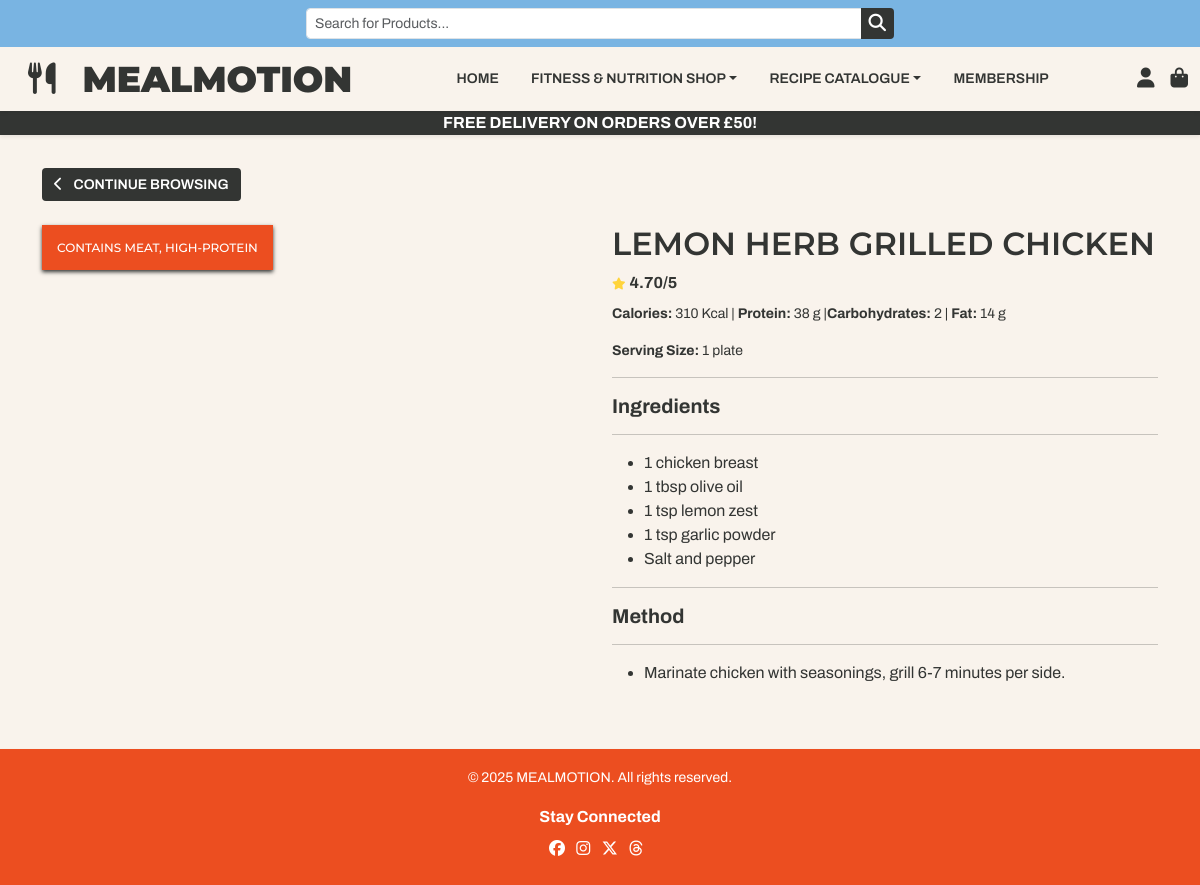
Page /recipes/1/ on the committed database.
### recipes/models.py (models this page shows, shortened)
class Category(models.Model):
    class Meta:
        verbose_name_plural = 'Categories'
    name = models.CharField(max_length=255)
    friendly_name = models.CharField(max_length=255, null=True, blank=True)

class Recipe(models.Model):
    name = models.CharField(max_length=255)
    categories = models.ManyToManyField(
        'Category', blank=True, related_name='recipes'
    )
    serving_size = models.CharField(max_length=50, blank=True)
    ingredients = models.JSONField()
    nutritional_value = models.JSONField()
    rating = models.DecimalField(max_digits=4, decimal_places=2)
    image = models.ImageField('image', null=True, blank=True)
    image_url = models.URLField(max_length=1024, null=True, blank=True)
    instructions = models.TextField()

### recipes/views.py (the view)
# urls.py: path('<recipe_id>/', views.recipe_details, name='recipe_details'),
def recipe_details(request, recipe_id):
    recipe = get_object_or_404(Recipe, pk=recipe_id)
    context = {
        'recipe': recipe,
    }
    return render(request, 'recipes/recipe_details.html', context)

### recipes/templates/recipes/recipe_details.html (shortened to what this page needs)
{% extends 'base.html' %}
{% load static %}
{% block content %}
<div class="container my-5">
    <div class="mb-4">
        <a href="{% url 'recipes' %}" class="btn rounded-1 def-btn">
            <i class="fa-solid fa-chevron-left me-2"></i>
            Continue Browsing
        </a>
    </div>
    <div class="row">
        <div class="col-md-6 mb-4 position-relative">
            {% if recipe.categories.all %}
            <div class="category-badge position-absolute">
                {% for category in recipe.categories.all %}
                {{ category.friendly_name }}{% if not forloop.last %}, {% endif %}
                {% endfor %}
            </div>
            {% endif %}
        </div>
        <div class="col-md-6">
            <h1 class="mb-0">{{ recipe.name }}</h1>
            <div class="d-flex align-items-center my-2">
                <i class="fa-solid fa-star fa-xs" style="color: #FFD43B; margin-right: 4px;"></i>
                <strong>{{ recipe.rating }}/5</strong>
            </div>
            <span>
                <p><strong>Calories: </strong>{{ recipe.nutritional_value.calories}} Kcal | <strong>Protein:</strong> {{ recipe.nutritional_value.protein }} g |<strong>Carbohydrates:</strong>
                    {{ recipe.nutritional_value.carbohydrates }} | <strong>Fat:</strong> {{ recipe.nutritional_value.fat }} g</p>
            </span>
            <p class="mb-3"><strong>Serving Size:</strong> {{ recipe.serving_size }}</p>
            <hr>
            <h5 class=" fw-bold mt-2">Ingredients</h5>
            <hr>
            <ul>
                {% for ingredient in recipe.ingredients %}
                <li>{{ ingredient }}</li>
                {% endfor %}
            </ul>
            <hr>
            <h5 class="fw-bold mt-2">Method</h5>
            <hr>
            <ul>
                {% for step in recipe.instructions.splitlines %}
                <li>{{ step }}</li>
                {% endfor %}
            </ul>
        </div>
    </div>
</div>
{% endblock %}

### static/css/base.css (style rules this page uses)
body { font-family: 'Archivo', sans-serif; background-color: #f9f3ec; color: #333533; display: flex; flex-direction: column; min-height: 100vh; padding-top: 120px; }
h1 { font-family: 'Montserrat', sans-serif; font-weight: 600; font-size: 32px; text-transform: uppercase; margin-bottom: 1rem; }
p { font-size: 14px; }
.category-badge { position: absolute; background: #ec4e20; color: white; padding: 15px; font: 12px 'Montserrat', sans-serif; font-weight: 500; text-transform: uppercase; box-shadow: 0 2px 4px #333533; }
.def-btn { background-color: #333533 !important; color: #ffffff; border: none; font-weight: 600; font-size: 14px; text-transform: uppercase; cursor: pointer; }

### rows in the picture
Category: friendly_name "CONTAINS MEAT"
Category: friendly_name "HIGH-PROTEIN"
Recipe: name "LEMON HERB GRILLED CHICKEN", rating "4.70", nutritional_value.calories "310", nutritional_value.protein "38", nutritional_value.carbohydrates "2", nutritional_value.fat "14", serving_size "1 plate", splitlines "Marinate chicken with seasonings, grill 6-7 minutes per side."

### other values in the picture
{{ free_delivery_threshold }} "50"
{{ ingredient }} "1 chicken breast" "1 tbsp olive oil" "1 tsp lemon zest" "1 tsp garlic powder" "Salt and pepper"
